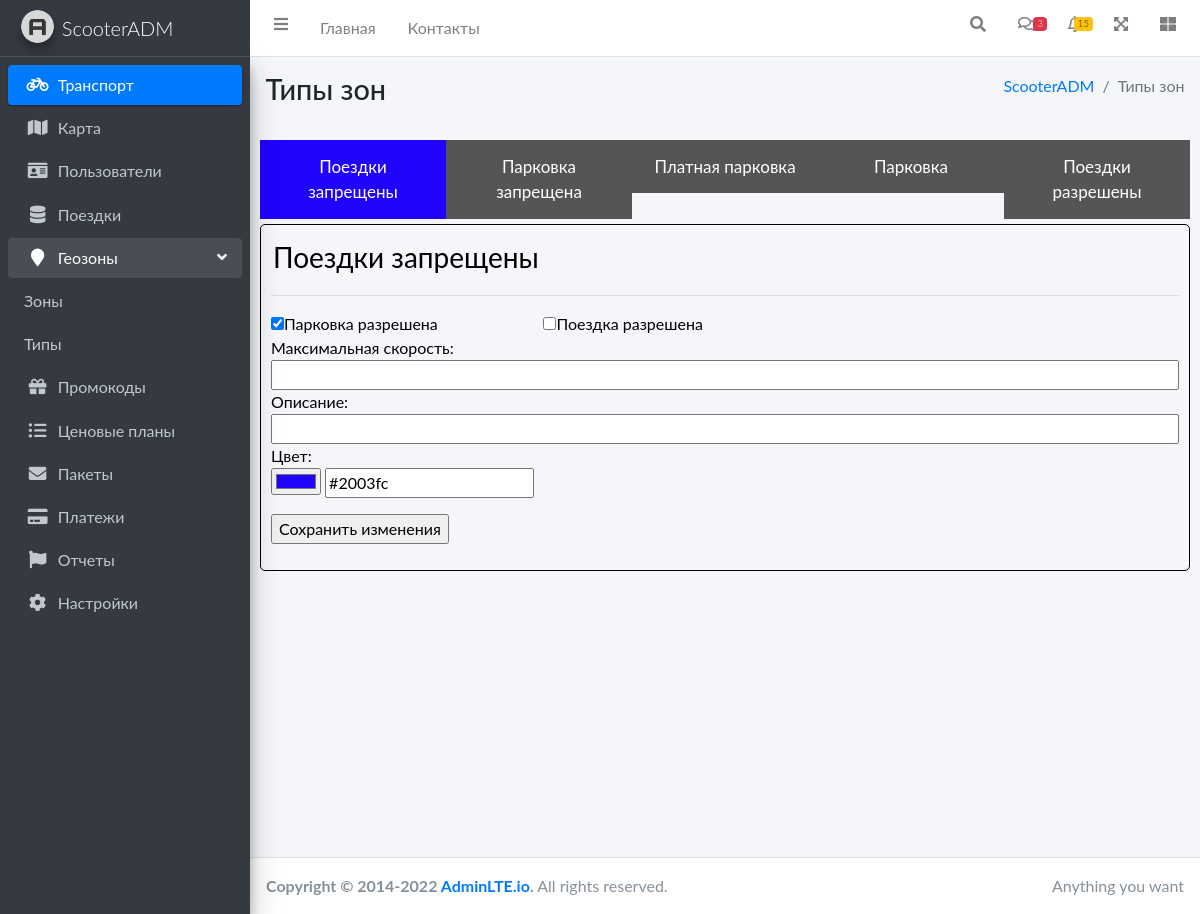
/typeofzone.html, run on an earlier commit of the app's database.
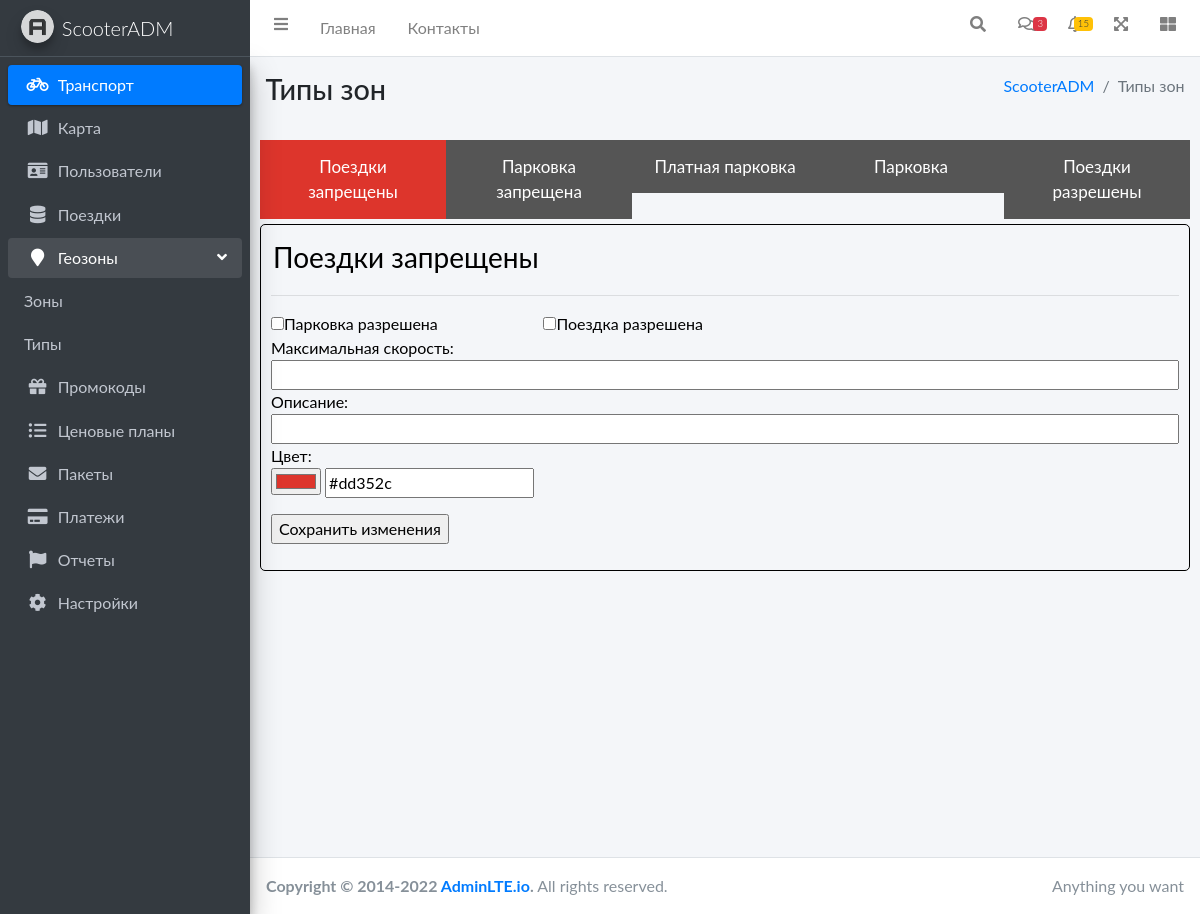
And on a later commit of the database.
### adm/models.py (models this page shows, shortened)
class TypeOfZone(models.Model):
    TypeZone = models.CharField(max_length=30, null=True)
    ColorZone = models.CharField(max_length=7, null=True)
    CanYouScooterOnThisArea = models.BooleanField(null=True)
    CanYouParkingOnThisArea = models.BooleanField(null=True)
    MaxSpeed = models.IntegerField(null=True, max_length=3)
    Description = models.CharField(max_length=50, null=True)

### adm/views.py (the view, shortened to what this page needs)
# urls.py: path('typeofzone.html', views.typeofzone, name='typeofzone'),
def typeofzone(request):
    error = ''
    name = "Типы зон"
    massiv1 = TypeOfZone.objects.all().values_list() # создаем массив с именами зон и состоянием можноли там парковаться и ездить
    massiv ={} # объявляем словарь
    lengthMassiv = 0  # переменная для последующего перебора длинны массива
    for i in massiv1: # присваиваем i поочереди каждое значение массива с именами зон и состоянием можноли там парковаться и ездить
        massiv[lengthMassiv] = i # добавляем в словарь ключ с нулевым значением i и присваиваем ему всю i
        lengthMassiv=lengthMassiv+1 # увеличиваем переменную на 1
    typezone = TypeOfZone.objects.all()
    return render(request, 'adm/typeofzone.html', {'name': name, 'typezone': typezone,'error': error, 'massiv': massiv})

### templates/adm/typeofzone.html (shortened to what this page needs)
{% extends 'adm/index.html' %}
{% load static %}
{% block content_header %}
<div class="content-header">
      <div class="container-fluid">
        <div class="row mb-2">
          <div class="col-sm-6">
            <h1 class="m-0">{{name}}</h1>
          </div>
          <div class="col-sm-6">
            <ol class="breadcrumb float-sm-right">
              <li class="breadcrumb-item"><a href="#">{% block content_header_breadcrumb %}ScooterADM{% endblock %}</a></li>
              <li class="breadcrumb-item active">{{name}}</li>
            </ol>
          </div>
        </div>
      </div>
    </div>
{% endblock %}
{% block main_content.html %}
</head>
<body>
<div style="padding: 10px;">
<div>
{% for el in typezone %}
<button class="tablink" onclick="openZone('{{el.TypeZone}}', this, '{{el.ColorZone}}')" id="defaultOpen">{{el.TypeZone}}</button>
{% endfor%}
</div>
  {% for el in typezone %}
  <div id="{{el.TypeZone}}" class="tabcontent">
      <div>
        <form name="TypeOfZoneForm" method="post">
          <div style="float: left width: 100%;">
            <input id="{{el.TypeZone}}name" type="text" name="TypeZone" readonly  value="{{el.TypeZone}}" style="border: none;font-size: 21pt;background-color:#f4f6f9">
          <hr />
          </div>
          <div style="float: left; width: 30%;">
            <input type="checkbox" id="CanYouParkingOnThisArea{{el.TypeZone}}" name="CanYouParkingOnThisArea">Парковка разрешена
          </div>
          <div style="float: left; width: 70%;">
            <input type="checkbox" id="CanYouScooterOnThisArea{{el.TypeZone}}" name="CanYouScooterOnThisArea">Поездка разрешена
          </div>
          <div>
            Максимальная скорость:<br>
            <input type="text" id="{{el.TypeZone}}MaxSpeed" name="MaxSpeed" style=" width: 100%;">
          </div>
          <div>
            Описание:<br>
            <input type="text" id="{{el.TypeZone}}Description" name="Description" style=" width: 100%;">
          </div>
          Цвет:
          <p><input id="{{el.TypeZone}}id_hex_color" maxlength="7" name="hex_color" type="color" value="#7E7593" >
          <input id="{{el.TypeZone}}id_ColorZone" maxlength="7" name="ColorZone" type="text" value="#7E7593" ></p>
          <p><input type="submit" value="Сохранить изменения"></p>
        </form>
      </div>
  </div>
  {% endfor%}
</div>
{% endblock %}

What changed in the data, as far as the page shows it:
changed TypeOfZone "Поездки запрещены": CanYouParkingOnThisArea "☑" → "☐"; hex_color "#2003fc" → "#dd352c"; ColorZone "#2003fc" → "#dd352c"
